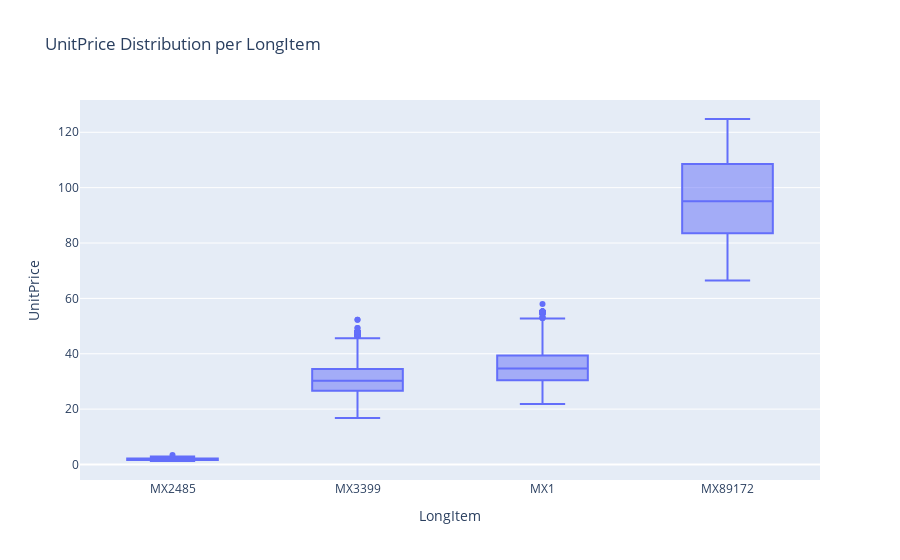

Notebook cell for this chart:
### Markdown cell above
## Unit Price Distribution

### Code cell
fig = px.box(df, x='LongItem', y='UnitPrice', title='UnitPrice Distribution per LongItem')
fig.show()

### Figure 1 — Plotly figure (JSON) as saved in the notebook; plotly's stock layout.template omitted (floating-point values rounded to 4 significant figures; data arrays with more than 128 entries replaced by an {"elided": "..."} marker saying what was removed)
{"data": [{"alignmentgroup": "True", "hovertemplate": "LongItem=%{x}<br>UnitPrice=%{y}<extra></extra>", "legendgroup": "", "marker": {"color": "#636efa"}, "name": "", "notched": false, "offsetgroup": "", "orientation": "v", "showlegend": false, "type": "box", "x": {"elided": "5972 str values"}, "x0": " ", "xaxis": "x", "y": {"elided": "5972 float values"}, "y0": " ", "yaxis": "y"}], "layout": {"boxmode": "group", "legend": {"tracegroupgap": 0}, "title": {"text": "UnitPrice Distribution per LongItem"}, "xaxis": {"anchor": "y", "domain": [0, 1], "title": {"text": "LongItem"}}, "yaxis": {"anchor": "x", "domain": [0, 1], "title": {"text": "UnitPrice"}}}}
